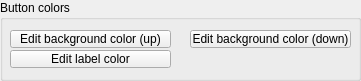
  <widget class="QGroupBox" name="groupBox_5">
   <property name="geometry">
    <rect>
     <x>10</x>
     <y>450</y>
     <width>361</width>
     <height>81</height>
    </rect>
   </property>
   <property name="title">
    <string>Button colors</string>
   </property>
   <property name="flat">
    <bool>false</bool>
   </property>
   <widget class="QToolButton" name="qqColorLabel">
    <property name="geometry">
     <rect>
      <x>10</x>
      <y>50</y>
      <width>161</width>
      <height>18</height>
     </rect>
    </property>
    <property name="focusPolicy">
     <enum>Qt::StrongFocus</enum>
    </property>
    <property name="text">
     <string>Edit label color</string>
    </property>
   </widget>
   <widget class="QToolButton" name="qqColorUp">
    <property name="geometry">
     <rect>
      <x>10</x>
      <y>30</y>
      <width>161</width>
      <height>18</height>
     </rect>
    </property>
    <property name="focusPolicy">
     <enum>Qt::StrongFocus</enum>
    </property>
    <property name="text">
     <string>Edit background color (up)</string>
    </property>
   </widget>
   <widget class="QToolButton" name="qqColorDown">
    <property name="geometry">
     <rect>
      <x>190</x>
      <y>30</y>
      <width>161</width>
      <height>18</height>
     </rect>
    </property>
    <property name="focusPolicy">
     <enum>Qt::StrongFocus</enum>
    </property>
    <property name="text">
     <string>Edit background color (down)</string>
    </property>
   </widget>
  </widget>
